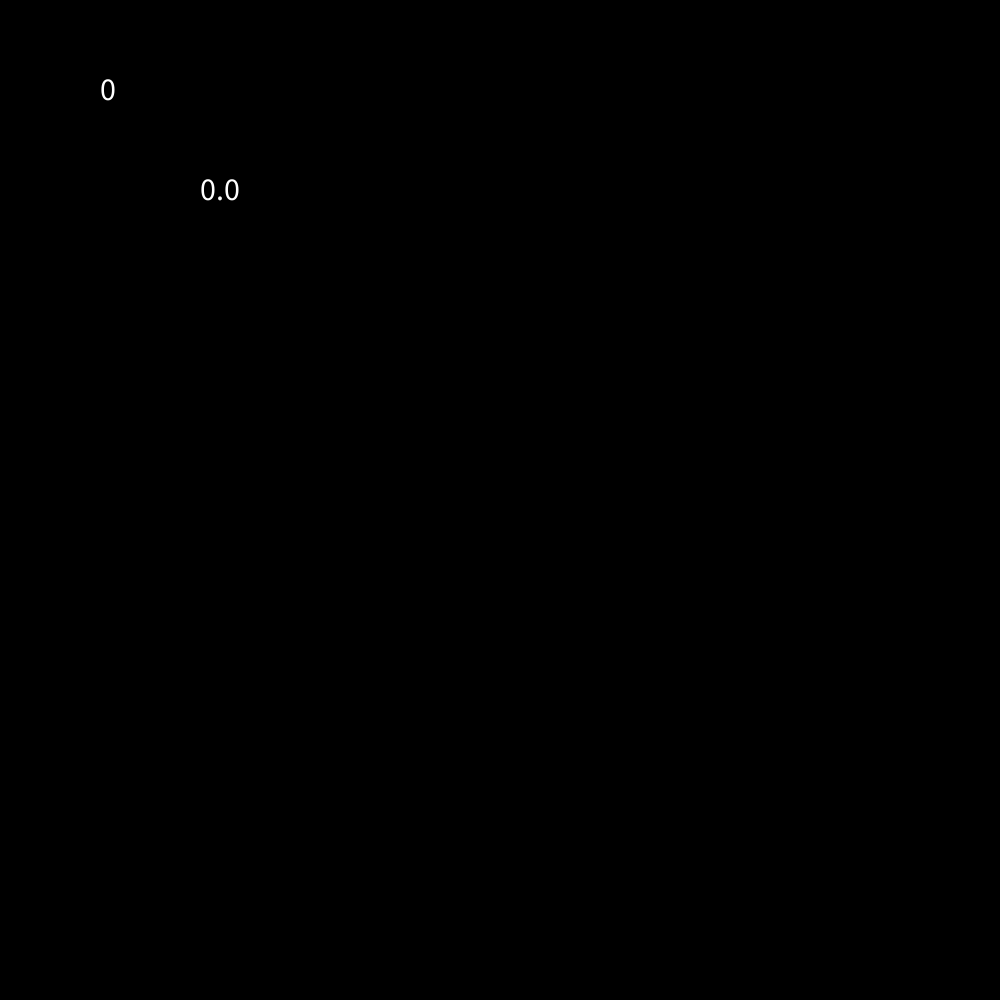
Frame 1 (no input)
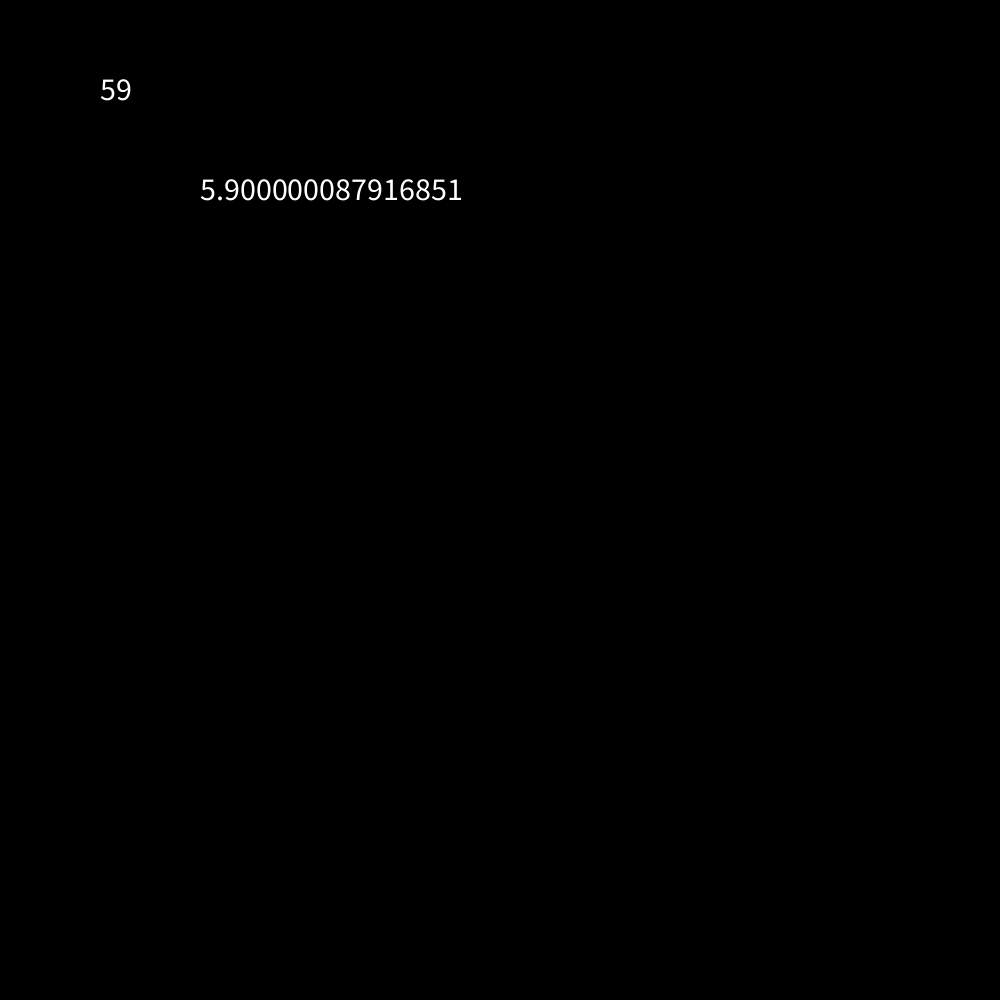
Frame 60 (the mouse pressed at the canvas centre just before this capture)
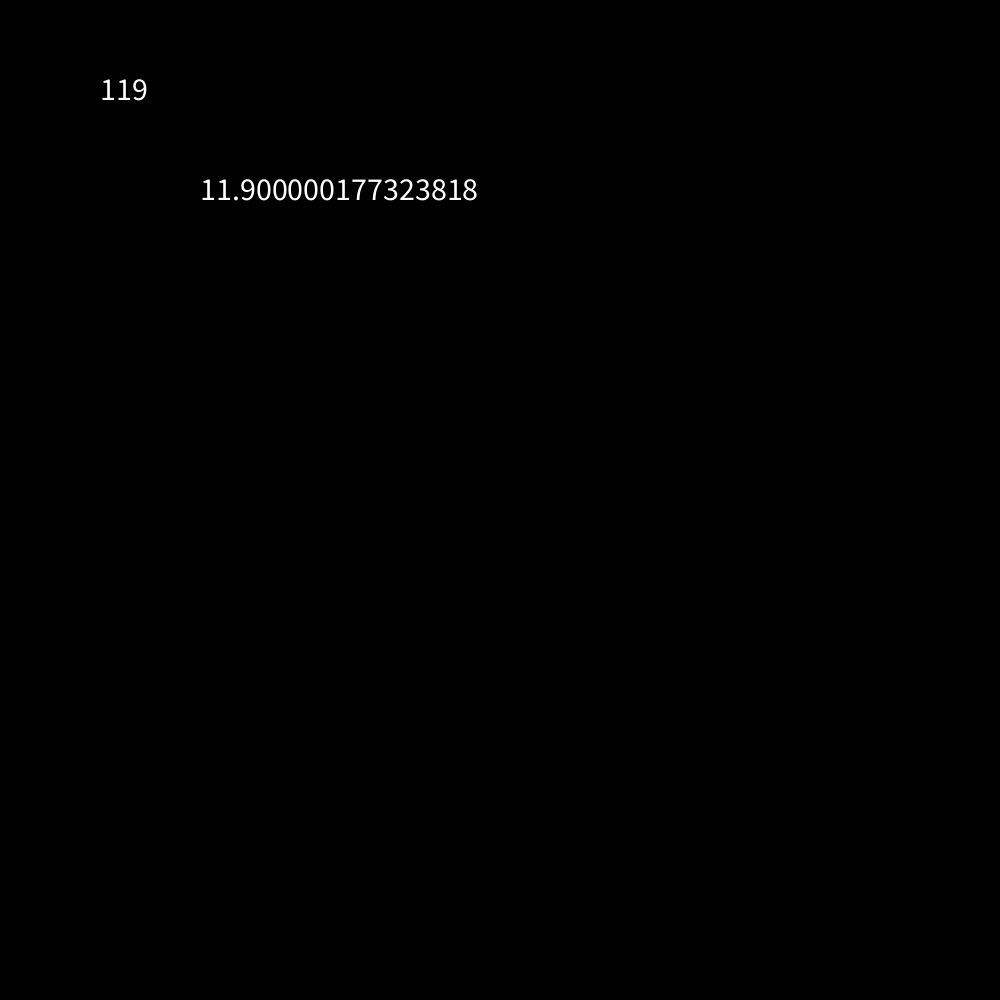
Frame 120 (the mouse held since frame 60 and released just before this capture)

The Processing sketch that drew these frames (run headless with seeded random() and noise(); from frame 60 on, the mouse is pressed at the canvas centre):

// Processing sketch: Variables
// ── Variables.pde
int count = 0;
double number = 0;
void setup()
{
   size(1000,1000);  
   frameRate(10);
}

void draw()
{
  background(0);
  textSize(32);
  text(count,100,100);
  count+=1;
  
  text(number + "",200,200);
  number += .1;
}
